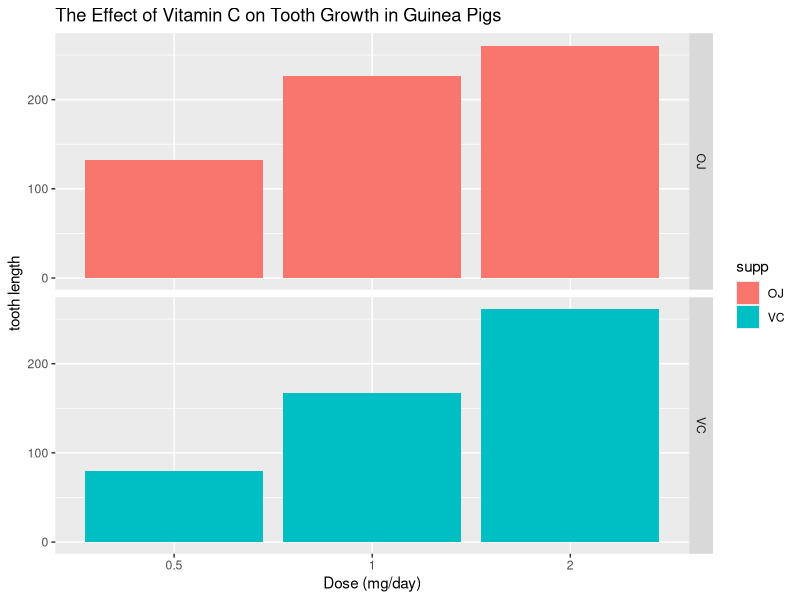
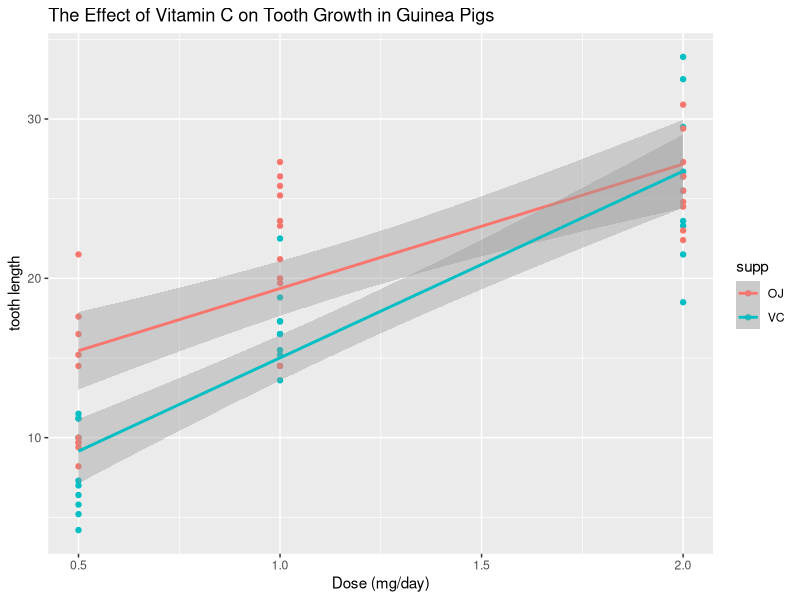

These charts were generated, in order, by the following R code:
## Statistical Inference Course Project

## ## Part 2: Basic Inferential Data Analysis Instructions
## Analyze the ToothGrowth data in the R datasets package.
## The response is the length of odontoblasts (cells responsible for tooth growth) in 60 guinea pigs. 
## Each animal received one of three dose levels of vitamin C (0.5, 1, and 2 mg/day) 
## by one of two delivery methods, orange juice or ascorbic acid (a form of vitamin C and coded as VC).

## Load ggplot 2 and knitr
library(ggplot2)
library(knitr)

## 1. Load the ToothGrowth data and perform some basic exploratory data analyses
## Load the ToothGrowth Data
data("ToothGrowth")
head(ToothGrowth)
str(ToothGrowth)
summary(ToothGrowth)

ggplot(ToothGrowth, aes(x= as.factor(dose), y = len, fill = supp)) + 
  geom_bar(stat = "identity") + facet_grid(supp~.) + labs(x = "Dose (mg/day)", y = "tooth length", title = "The Effect of Vitamin C on Tooth Growth in Guinea Pigs")

ggplot(ToothGrowth, aes(x= dose, y = len, col = supp)) + 
  geom_point(stat = "identity") + geom_smooth(method = "lm") + labs(x = "Dose (mg/day)", y = "tooth length", title = "The Effect of Vitamin C on Tooth Growth in Guinea Pigs")


## 2. Provide a basic summary of the data.
summary(ToothGrowth)

## From the summary function, we can find out followings:
## - minimum length is 4.20. 
## - Median is 19.25
## - Mean length is 19.81
## - Maximum tooth growth is 33.90. 
## - Two delivery methods of the vitamin C are Orange Juice (OC) and As orbic Acid (VC)
## - Three amount of doses (0.5, 1.0, and 2.0) are given to 60 guinea pigs.
## As we can see from the bar charts above, the amount of daily dose of vitamin C makes an impact on the tooth growth. 
## In addition, at the same amount of dose, Orange Juice (OC) contributes to the higher increase of tooth growth than Ascorbic Acid (VC).
## On the other hand, the tooth growth with VC is larger than one with OC since the slope of VC is steeper than the slope of OJ.


## 3. Use confidence intervals and/or hypothesis tests to compare tooth growth by supp and dose. 
## (Only use the techniques from class, even if there's other approaches worth considering)
## Assumption: 
## - We assume that the dataset is normally distributed. 
## - The given sample size is small, T distribution is preferred. 

## 3.1. Tooth growth by supplements
## The null hypothesis is that there is no difference between the means in teeth growth after taking two types of vitamin C supplements. 
t.test(len ~ supp, data = ToothGrowth)

## By comparing the outcome of the t.test, estimate tooth growth by supplements, we fail to reject the null hypothesis. 
## because the p-value (0.06063) is bigger than the 0.05 significance level.

## 3.2. Tooth growth by doses of supplements
## The null hypothesis is that there is no difference between the means in teeth growth after administering different doses of vitamin C. 
## 3.2.1 Dose 0.5
t.test(len ~ supp, data = subset(ToothGrowth, dose == 0.5))
## By comparing the outcome of the t.test, we reject the null hypothesis because the p-value (0.006359) is smaller than the 0.05 significance level.

## 3.2.2 Dose 1.0
t.test(len ~ supp, data = subset(ToothGrowth, dose == 1.0))
## By comparing the outcome of the t.test, we reject the null hypothesis because the p-value (0.001038) is smaller than the 0.05 significance level.

## 3.2.3 Dose 2.0
t.test(len ~ supp, data = subset(ToothGrowth, dose == 2.0))
## By comparing the outcome of the t.test, we fail to reject the null hypothesis because the p-value (0.9639) is smaller than the 0.05 significance level.

## 4. State your conclusions and the assumptions needed for your conclusions.
## The conclusions are  
## - There is a difference in tooth growth at the dose of 0.5 mg/day and 1.0 mg/day after taking Orange Juice (OC) and Ascorbic Acid (VC).
## - However, there is no difference in tooth growth at the dose of 2.0 mg/day. 
## - We cannot say that one delivery method is more effective than the other. (OC is more effective than VC for tooth growth, or VC is more effective than OC.)

## Our assumption is that the whole population is normally distributed and the population under each dose is also normally distributed.

